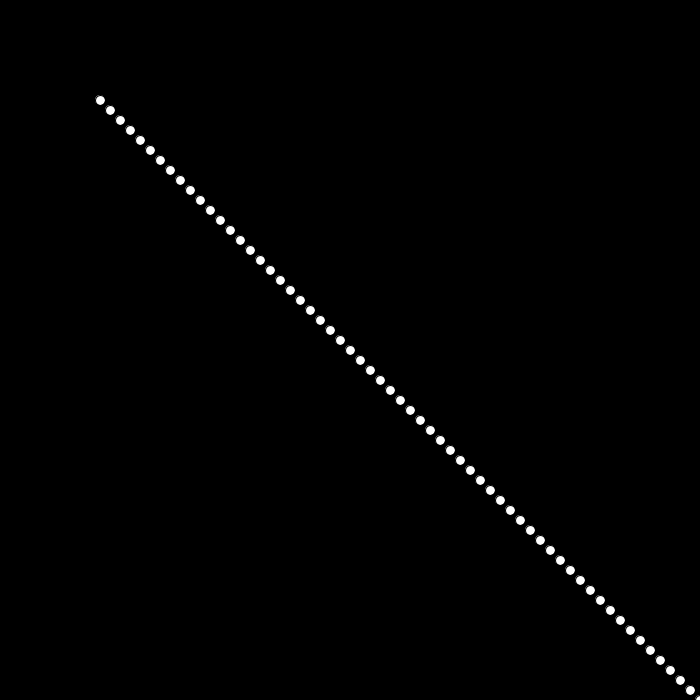
Frame 1 (no input)
Frame 60 (the mouse pressed at the canvas centre just before this capture): identical to frame 1, image omitted
Frame 120 (the mouse held since frame 60 and released just before this capture): identical to frame 1, image omitted

The Processing sketch that drew this single still picture (run headless with seeded random() and noise(); from frame 60 on, the mouse is pressed at the canvas centre):

// Processing sketch: sketch_210412a
// ── sketch_210412a.pde
int x=100;
int y=100;
void setup(){

  size(700, 700);
  background(0,0,0);
 
}
 void draw(){  

 for ( int i = 300; i > 0; i-=2){
  ellipse(x,y,10,10);
  x+=10;
  y+=10;
}
 
 
 
 
 }
 
 
 
 
 
